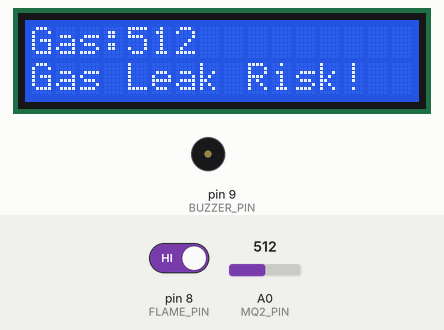
This sketch was run on a simulated Arduino Uno, built with avr-gcc and run on an emulated ATmega328P. Parts: 16×2 character LCD, buzzer (waves = sounding). The inputs (shaded band) are chosen by the test bench; at power-on: pin 8 (FLAME_PIN) HIGH, A0 (MQ2_PIN) = 512.

Above: at 3.2 s.
3.3 s: pin 8 (FLAME_PIN) driven LOW
At 3.73 s:
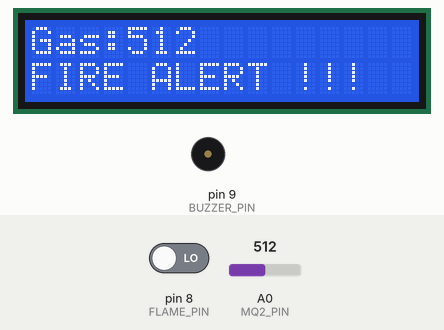
5.5 s: A0 (MQ2_PIN) set to 340
At 6.09 s:
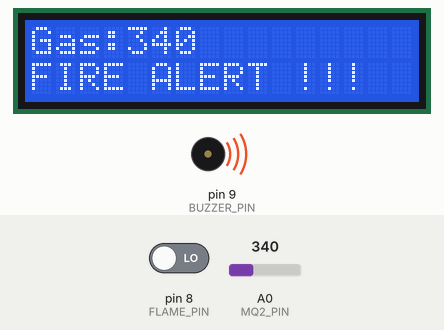
7.4 s: pin 8 (FLAME_PIN) driven HIGH
At 8.5 s:
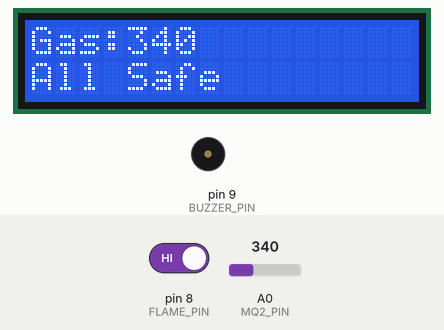
9.0 s: A0 (MQ2_PIN) set to 360
At 9.6 s:
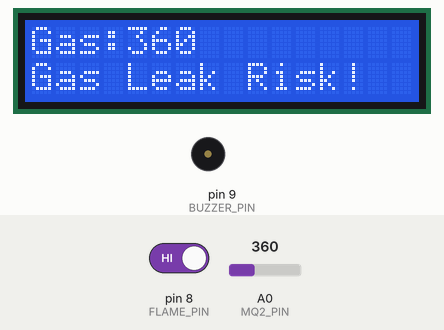
10.5 s: A0 (MQ2_PIN) set to 306
At 11.9 s:
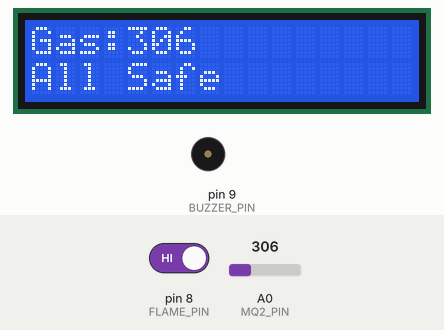
Timing chart, 0 to 13.0 s (numbered marks = the images above; inputs shaded):
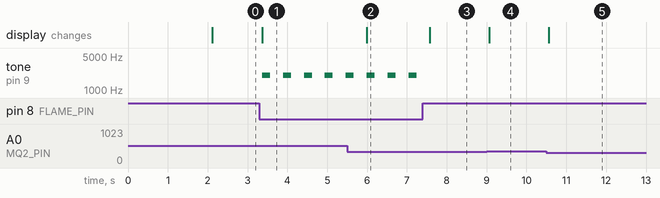

Measured:
- the behaviour switches between 350 and 351 on A0 (MQ2_PIN) (found by bisection; images 3 and 4)
- after the input at 3.3 s, tone on pin 9 (BUZZER_PIN): alternates 2000 Hz for 0.20 s and silent for 0.32 s, starting after 0.07 s; the display: changes after 0.07 s (image 1)
- after the input at 5.5 s, the display: changes after 0.49 s (image 2)
- after the input at 7.4 s, tone on pin 9 (BUZZER_PIN): stops changing and stays silent; the display: changes after 0.17 s (image 3)
- after the input at 9.0 s, the display: changes after 0.07 s (image 4)
- after the input at 10.5 s, the display: changes after 0.06 s (image 5)

The sketch:

Fire_Alarm_Smoke_Detection.ino
```cpp
#include <Wire.h>
#include <LiquidCrystal_I2C.h>

LiquidCrystal_I2C lcd(0x27, 16, 2);

#define MQ2_PIN A0
#define FLAME_PIN 8
#define BUZZER_PIN 9

int gasThreshold = 350;

void setup() {
  Serial.begin(9600);
  lcd.init();
  lcd.backlight();

  pinMode(MQ2_PIN, INPUT);
  pinMode(FLAME_PIN, INPUT);
  pinMode(BUZZER_PIN, OUTPUT);

  lcd.setCursor(0, 0);
  lcd.print(" Smart Safety ");
  lcd.setCursor(0, 1);
  lcd.print("   System     ");
  delay(2000);
  lcd.clear();
}

void loop() {

  int gas = analogRead(MQ2_PIN);
  int flameRaw = digitalRead(FLAME_PIN);

  bool fireDetected = (flameRaw == LOW);  // LOW = fire

  // --------------------
  // LCD GAS DISPLAY
  // --------------------
  lcd.setCursor(0, 0);
  lcd.print("Gas:");
  lcd.print(gas);
  lcd.print("   ");

  // --------------------
  // FIRE ALERT ONLY
  // --------------------
  if (fireDetected) {
    lcd.setCursor(0, 1);
    lcd.print("FIRE ALERT !!! ");

    // Fire buzzer sound
    tone(BUZZER_PIN, 2000);
    delay(200);
    noTone(BUZZER_PIN);
    delay(200);
  }

  // --------------------
  // GAS ALERT (NO BUZZER)
  // --------------------
  else if (gas > gasThreshold) {
    lcd.setCursor(0, 1);
    lcd.print("Gas Leak Risk! ");
    noTone(BUZZER_PIN);  // buzzer OFF always
  }

  // --------------------
  // SAFE CONDITION
  // --------------------
  else {
    lcd.setCursor(0, 1);
    lcd.print("All Safe       ");
    noTone(BUZZER_PIN);
  }

  delay(100);
}
```
